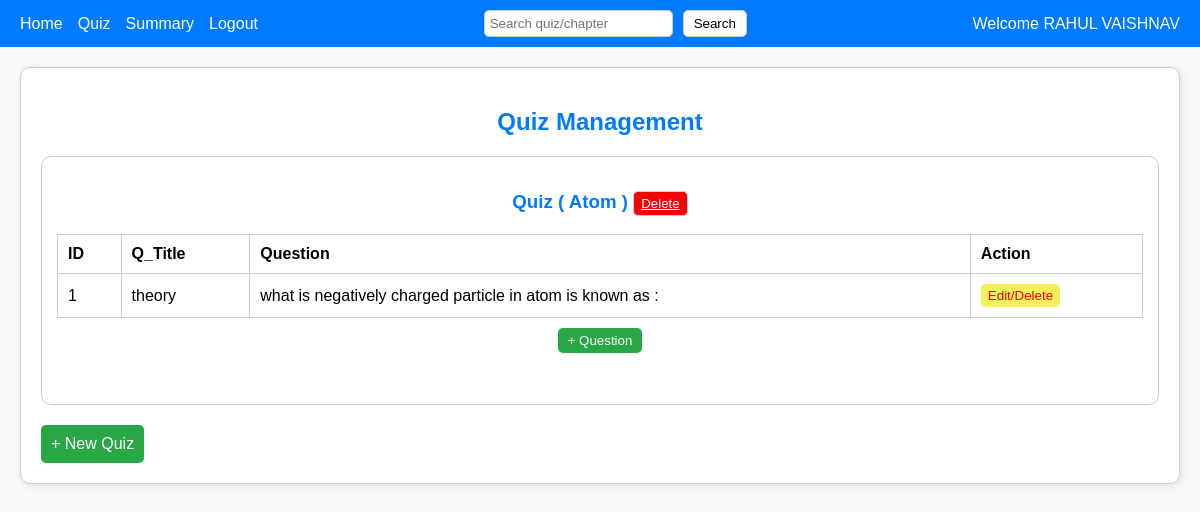
Page /admin_quiz on the committed database.
### backend/models.py (models this page shows)
class Admin_User_Details(db.Model):
    __tablename__ = 'admin_user_details'
    id=db.Column(db.Integer, primary_key=True,autoincrement=True)#Ensures that the ID column automatically increments for each new row inserted into the table.It applies only to integer primary keys.The database automatically assigns a new unique ID starting from 1 and increases by 1 for each new entry.
    email_username = db.Column(db.String(120), nullable=False, unique=True)
    password = db.Column(db.String(120), nullable=False)#not neccessary to be unique# here string(120) means 120 characters
    Full_name = db.Column(db.String(80), nullable=False)#not neccessary to be unique
    qualification=db.Column(db.String(80), nullable=False)#not neccessary to be unique
    date_of_birth=db.Column(db.String(80), nullable=False)#not neccessary to be unique
    role = db.Column(db.Integer, nullable=False, default=1)#remember this only the first user with register through this register form,admins will have to register in db browser manually or using insert command of sql
    scores_of_a_userid = db.relationship('Scores', cascade='all, delete', backref='admin_user_details', lazy=True)#name of the backrefrence is scores_of_a_userid#we say this is linked to the scores table#cascade means if a id gets deleted here delete all the data of scores linked to that id#backref=admin_user_details means the current table or the table to which it is backrefrencing#loading style is lazy()

class Quiz(db.Model):#class name should start with capital letter,tablename should start with small letter
    __tablename__ = 'quiz'
    quiz_id=db.Column(db.Integer, primary_key=True,autoincrement=True)#iska student id se kuch lena dena nahi hai
    chapter_id=db.Column(db.Integer, db.ForeignKey('chapters.chapter_id'), nullable=False)
    date_quiz=db.Column(db.String(80), nullable=False)
    time_duration=db.Column(db.Integer, nullable=False)
    chapter_name=db.Column(db.String(80) , nullable=False)#remember it has relationship with chapters tables as of chapter_name
    questions_of_a_quiz_id = db.relationship('Questions', cascade='all, delete', backref='quiz', lazy=True)# it tells all the questions of a quiz(here we are getting quiz through quiz id)

class Questions(db.Model):
    __tablename__ = 'questions'
    question_id=db.Column(db.Integer, primary_key=True,autoincrement=True)#iska student id se kuch lena dena nahi hai
    chapter_id=db.Column(db.Integer, db.ForeignKey('chapters.chapter_id'), nullable=False)
    quiz_id=db.Column(db.Integer, db.ForeignKey('quiz.quiz_id'), nullable=False)
    question_title=db.Column(db.String(80), nullable=False)
    question=db.Column(db.String(300), nullable=False)
    option_a=db.Column(db.String(300), nullable=False)
    option_b=db.Column(db.String(300), nullable=False)
    option_c=db.Column(db.String(300), nullable=False)
    option_d=db.Column(db.String(300), nullable=False)
    correct_option=db.Column(db.String(300), nullable=False)

### backend/controlers.py (the view)
@app.route("/admin_quiz",methods=["GET","POST"])
def admin_quiz():
    quiz=Quiz.query.all()
    chapters=Chapters.query.all()
    user=Admin_User_Details.query.filter_by(role=0).first()
    return render_template("2_admin_quiz.html",admin=user.Full_name,quizes=quiz,chapters=chapters)

### templates/2_admin_quiz.html (shortened to what this page needs)
<!DOCTYPE html>
<html lang="en">
<head>
    <link rel="stylesheet" href="/static/css/2_admin_quiz.css">
</head>
<body>
    <div class="header">
        <div class="nav-links">
            <a href="/admin_home">Home</a>
            <a href="/admin_quiz">Quiz</a>
            <a href="/admin_summary">Summary</a>
            <a href="/">Logout</a>
        </div>
        <form class="search" action="/search_quiz" method="post">
            <input type="search" placeholder="Search quiz/chapter" name="search">
            <button type="submit">Search</button>
        </form>
        <div>Welcome {{admin}}</div>
    </div>
    <div class="container">
        <h2>Quiz Management</h2>
        <div class="quiz-section">
            <div class="quiz">
            {%if quizes%}
            {%for quiz in quizes%}
                <h3>Quiz  ( {{quiz.chapter_name}} ) <a href="/delete_quiz/{{quiz.quiz_id}}" style="color:white;"><button class="edt">Delete</button"></a></h3>
                <table>
                    <tr>
                        <th>ID</th>
                        <th>Q_Title</th>
                        <th>Question</th>
                        <th>Action</th>
                    </tr>
                    {%if quiz.questions_of_a_quiz_id%}
                    {%for question in quiz.questions_of_a_quiz_id%}
                    <tr>
                        <td>{{question.question_id}}</td>
                        <td>{{question.question_title}}</td>
                        <td>{{question.question}}</td>
                        <td><a href="/edit_question/{{question.question_id}}/{{quiz.chapter_id}}/{{quiz.quiz_id}}"><button class="edit">Edit/Delete</button></a></td>
                    </tr>
                    {%endfor%}
                    {%else%}
                    <tr>
                        <td colspan="4">No questions found</td>
                    </tr>
                    {%endif%}
                </table>
                <a href="/add_question/{{quiz.chapter_id}}/{{quiz.quiz_id}}"><div class="add-question">
                    <button>+ Question</button>
                </div></a>
                <br><br>
                {%endfor%}
            {%else%}
            <h2>No quizzes found</h2>
            {%endif%}
            </div>
        </div>
        <div class="footer">
            <a href="/add_newquiz">+ New Quiz</a>
        </div>
    </div>
</body>
</html>

### static/css/2_admin_quiz.css (style rules this page uses)
body { font-family: Arial, sans-serif; margin: 0; padding: 0; background-color: #f9f9f9; }
.header { background-color: #007BFF; color: white; padding: 10px 20px; display: flex; justify-content: space-between; align-items: center; }
.header .nav-links { display: flex; gap: 15px; }
.header .nav-links a { color: white; text-decoration: none; }
.header .search { display: flex; align-items: center; gap: 10px; }
.header .search input { padding: 5px; border-radius: 5px; border: 1px solid #ccc; }
.header .search button { padding: 5px 10px; background-color: white; border: 1px solid #ccc; border-radius: 5px; cursor: pointer; }
.container { margin: 20px; padding: 20px; border: 1px solid #ccc; border-radius: 10px; background-color: white; box-shadow: 2px 2px 8px rgba(0, 0, 0, 0.1); }
.container h2 { text-align: center; color: #007BFF; }
.quiz-section { display: flex; justify-content: space-between; gap: 20px; }
.quiz { flex: 1; border: 1px solid #ccc; border-radius: 10px; padding: 15px; }
.quiz h3 { text-align: center; color: #007BFF; }
.quiz table { width: 100%; border-collapse: collapse; margin-top: 10px; }
.quiz table th, .quiz table td { border: 1px solid #ccc; padding: 10px; text-align: left; }
.quiz .add-question { margin-top: 10px; text-align: center; }
.quiz .add-question button { padding: 5px 10px; background-color: #28a745; color: white; border: none; border-radius: 5px; cursor: pointer; }
.footer { margin-top: 20px; display: flex; justify-content: space-between; }
.footer a { padding: 10px; background-color: #28a745; color: white; border-radius: 5px; text-decoration: none; text-align: center; }
.edit { background-color: #f3f05bf9; color: #f50303; cursor: pointer; border: 1px solid #f3f05bf9; border-radius: 5px; padding: 3px 6px; }
.edt { background-color: #f50303; border: 1px solid #ccc; cursor: pointer; border-radius: 5px; padding: 4px 7px; }

### rows in the picture
Admin_User_Details: Full_name "RAHUL VAISHNAV"
Quiz: chapter_name "Atom"
Questions: question_id "1", question_title "theory", question "what is negatively charged particle in atom is known as :"
